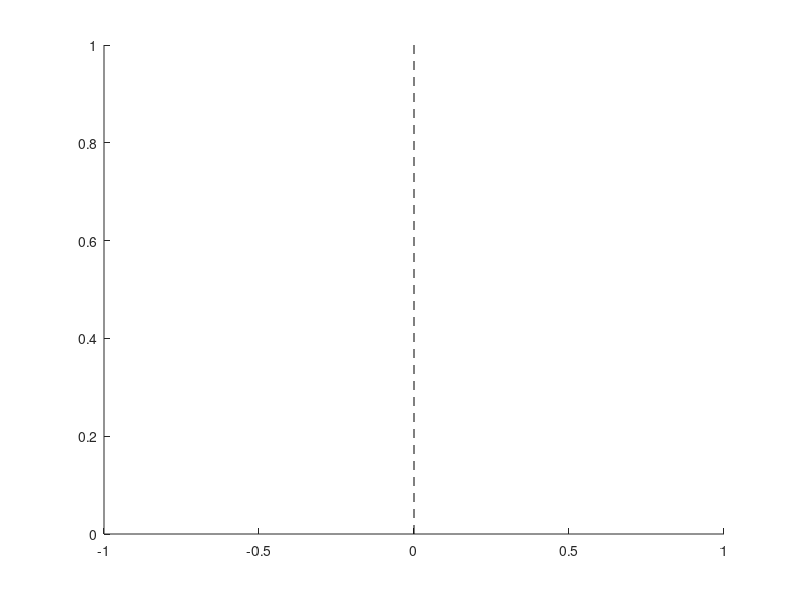

This chart was generated by the following MATLAB code:
function h = verline(x, style)
% VERLINE(Y)
%
% Plot vertical line through current axis at width X.
%
% VERLINE(...,'LineSpec') uses the color and linestyle specified by 
% the string 'LineSpec'. See PLOT for possibilities.
%
% H = VERLINE(...) returns a vector of lineseries handles in H.
%
% See also HORLINE, UNITYLINE
%

% (c) 2011 Marc van Wanrooij

%% Initialization
if nargin < 2, style = 'k--'; end
if nargin < 1, x = 0; end


x       = x(:)'; % Create a column vector
n_as    = get(gca,'Nextplot');
n_fi    = get(gcf,'Nextplot');
oldhold = ishold;
hold on;
y_lim   = get(gca,'YLim');
for i = 1:length(x)
    h       = plot([x(i);x(i)], y_lim, style);
end
set(gca,'Nextplot',n_as);
set(gcf,'Nextplot',n_fi);
if ~oldhold
	hold off;
end
